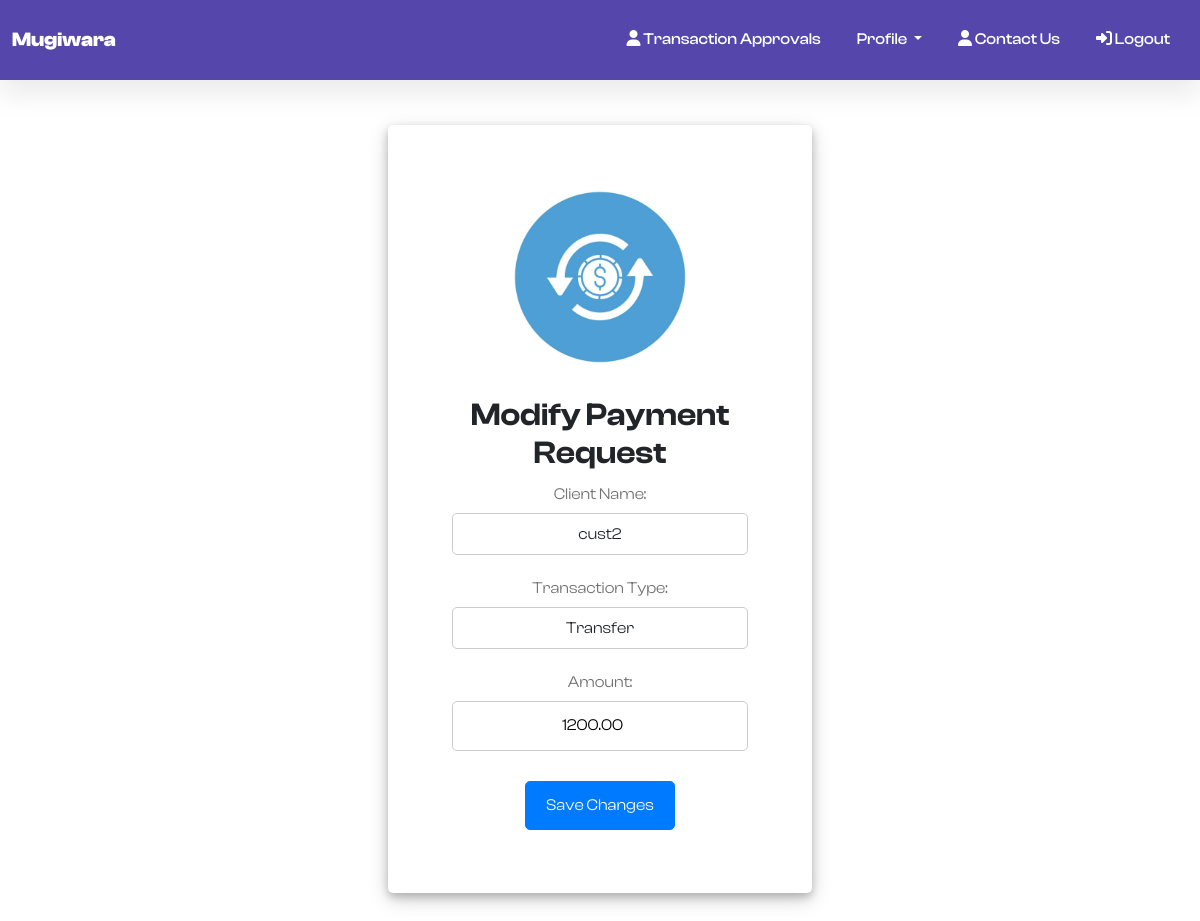
Page /modify_payment_request/5/ (signed in) on the committed database.
### users/models.py (models this page shows, shortened)
class PaymentRequest(models.Model):
    TRANSACTION_CHOICES = [
        ('deposit', 'Deposit'),
        ('withdraw', 'Withdraw'),
        ('transfer', 'Transfer')
    ]
    merchant = models.ForeignKey(BankingUser, on_delete=models.CASCADE, related_name='submitted_payments')
    transaction_type = models.CharField(max_length=8, choices=TRANSACTION_CHOICES)
    client1 = models.ForeignKey('Account', on_delete=models.CASCADE, related_name='client1_payments')  # Changed to Account
    client2 = models.ForeignKey('Account', on_delete=models.CASCADE, related_name='client2_payments', null=True, blank=True)  # Changed to Account
    amount = models.DecimalField(max_digits=10, decimal_places=2)
    otp = models.CharField(max_length=6, blank=True)
    otp_verified = models.BooleanField(default=False)
    transaction_approved = models.BooleanField(default=False)
    status = models.CharField(max_length=20, choices=[('pending', 'Pending'), ('approved', 'Approved'), ('declined', 'Declined')], default='pending')

class Account(models.Model):
    account_types = {
        'sav': 'Savings Account',
        'check': 'Checking Account'
    }
    account_status = {
        'o': 'Open',
        'c': 'Close',
    }
    modification_status = {
       'pending': 'Waiting for approval',
       'rejected': 'Rejected',
       'approved': 'Approved'
    }
    account_number = models.AutoField(primary_key = True)
    account_type = models.CharField(max_length = 128, choices = account_types)
    banking_user = models.ForeignKey('BankingUser', on_delete = models.CASCADE, related_name = 'banking_user')
    account_bal = models.BigIntegerField(default = 0)
    created_on = models.DateTimeField(auto_now_add = True)
    account_status = models.CharField(max_length = 32, choices = account_status, default = 'o')
    closed_on = models.DateTimeField(blank = True, null = True)
    modification_status = models.CharField(max_length = 32, choices = modification_status, default = 'pending')
    def __str__(self):
        return self.banking_user.user.first_name + '-' + self.account_type

class BankingUser(models.Model):
    User_types = {
        'iu_re': 'Regular Employee',
        'iu_sm': 'System Manager',
        'iu_sa': 'System Administrator',
        'eu_cust': 'Customer',
        'eu_mo': 'Merchant/Organization',
    }
    modification_status = {
        'pending': 'Waiting for Approval',
        'rejected': 'Rejected',
        'approved': 'Approved'
    }
    requesting_deletion = {
        'yes': 'Yes',
        'no': 'No'
    }
    user = models.OneToOneField(User, on_delete = models.CASCADE, related_name = 'user')
    usertype = models.CharField(max_length = 256, choices = User_types)
    dob = models.DateField(default = None, blank = True, null = True)
    mobile_number = models.CharField(max_length = 256, default=None, blank=True, null = True)
    street_address = models.CharField(max_length = 512, default=None, blank=True, null = True)
    city = models.CharField(max_length = 128, default=None, blank=True, null = True)
    state = models.CharField(max_length = 128, default=None, blank=True, null = True)
    zip_code = models.CharField(max_length = 10, default=None, blank=True, null = True)
    country = models.CharField(max_length = 256, default=None, blank=True, null = True)
    account_created = models.DateTimeField(auto_now_add = True, null = True)
    user_handler = models.ForeignKey("BankingUser", on_delete = models.CASCADE, related_name = 'internal_user', blank=True, null = True)
    pd_modification_status = models.CharField(max_length = 128, choices = modification_status, blank=True, null = True)
    pd_modified = models.DateTimeField(auto_now = True, blank=True, null = True)
    deletion = models.CharField(max_length = 128, choices = requesting_deletion, blank=True, null = True, default = 'no')
    deletion_status = models.CharField(max_length = 128, choices = modification_status, blank=True, null = True)
    def __str__(self):
        return self.user.get_username()

### users/views.py (the view, shortened to what this page needs)
# urls.py: path('modify_payment_request/<int:request_id>/', views.modify_payment_request, name='modify_payment_request'),
@login_required
def modify_payment_request(request, request_id):
    payment_request = get_object_or_404(PaymentRequest, id=request_id)
    if payment_request.status == 'pending':
        form = PaymentRequestForm(request.POST or None, instance=payment_request)
        return render(request, 'users/modify_payment_request.html', {'form': form, 'payment_request': payment_request})
    else:
        messages.error(request, "Modification is not allowed. Payment request is already approved or declined.")
        return HttpResponseRedirect(request.META.get('HTTP_REFERER', '/'))

### users/forms.py (shortened to what this page needs)
class PaymentRequestForm(forms.ModelForm):
    class Meta:
        model = PaymentRequest
        fields = ['transaction_type', 'client1', 'client2', 'amount']
    def __init__(self, *args, **kwargs):
        super(PaymentRequestForm, self).__init__(*args, **kwargs)
        self.fields['client1'].queryset = Account.objects.all()
        self.fields['client2'].queryset = Account.objects.all()
        self.fields['client2'].required = False  # Ensure this field is optional unless it's a transfer
        if 'instance' in kwargs:
            self.fields['transaction_type'].disabled = True
            self.fields['client1'].disabled = True

### users/templates/users/modify_payment_request.html (shortened to what this page needs)
{% extends 'users/base.html' %}
{% block content %}
<!DOCTYPE html>
<html lang="en">
<head>
    <link rel="stylesheet" href="../../static/users/asset/css/modify_transaction.css">
</head>
<body>
    <div class="container forget-password">
        <div class="row">
            <div class="col-md-12 col-md-offset-4">
                <div class="panel panel-default">
                    <div class="panel-body">
                        <div class="text-center">
                            <img src="../../static/users/asset/images/modify_transactions.jpeg" alt="car-key" border="0">
                            <h2 class="text-center">Modify Payment Request</h2>
                                <form method="POST" class="debit-form">
                                    <div class="form-group">
                                        <label for="id_client1">Client Name:</label>
                                        <input type="text" readonly class="form-control-plaintext" id="id_client1" value="{{ payment_request.client1.banking_user }}">
                                    </div>
                                    <div class="form-group">
                                        <label for="id_transaction_type">Transaction Type:</label>
                                        <input type="text" readonly class="form-control-plaintext" id="id_transaction_type"
                                            value="{{ payment_request.get_transaction_type_display }}">
                                    </div>
                                    <div class="form-group">
                                        <label for="id_amount">Amount:</label>
                                        {{ form.amount }}
                                    </div>
                                    <button type="submit" class="withdraw-button">Save Changes</button>
                                </form>
                        </div>
                    </div>
                </div>
            </div>
        </div>
    </div>
</body>
</html>
{% endblock %}

### users/static/users/asset/css/style.css (style rules this page uses)
:root { --c-dark: #212529; --c-brand: #4e57d4; --c-brand-light: #6970dd; --c-brand-rgb: 78, 87, 212; --c-body: #727272; --font-base: "ClashDisplay", sans-serif; --box-shadow: 0px 15px 25px rgba(0,0,0,0.08); --transition: all 0.5s ease; }
body { font-family: var(--font-base); line-height: 1.7; color: var(--c-body); }
h1, h2, h3,h4, h5, h6, .h1, .h2, .h3, .h4, .h5, .h6 { font-weight: 600; color: var(--c-dark); }
img { max-width: 100%; height: auto; }

### users/static/users/asset/css/login_register.css (style rules this page uses)
form label { display: block; margin-bottom: 5px; }
form input[type="text"] { width: 100%; padding: 8px; margin-bottom: 10px; box-sizing: border-box; }

### users/static/users/asset/css/modify_transaction.css (style rules this page uses)
.forget-password .panel-default { padding: 31%; margin-top: -27%; }
.forget-password .panel-body { padding: 15%; margin-bottom: -50%; background: #fff; border-radius: 5px; -webkit-box-shadow: 0 4px 8px 0 rgba(0, 0, 0, 0.2), 0 6px 20px 0 rgba(0, 0, 0, 0.19); }
.withdraw-button { background-color: #007bff; color: white; border: 1px solid #007bff; padding: 10px 20px; border-radius: 5px; cursor: pointer; }
img { width: 60%; margin-bottom: 10%; }
.form-group { margin-bottom: 20px; }
.withdraw-button { background-color: #007bff; color: white; border: 1px solid #007bff; padding: 10px 20px; border-radius: 5px; cursor: pointer; margin-top: 10px; }
input[type="text"], input[type="number"], select { width: 100%; padding: 10px; border: 1px solid #ccc; border-radius: 5px; text-align: center; }

### rows in the picture
PaymentRequest: client1.banking_user "cust2", transaction_type "Transfer", amount "1200.00"
